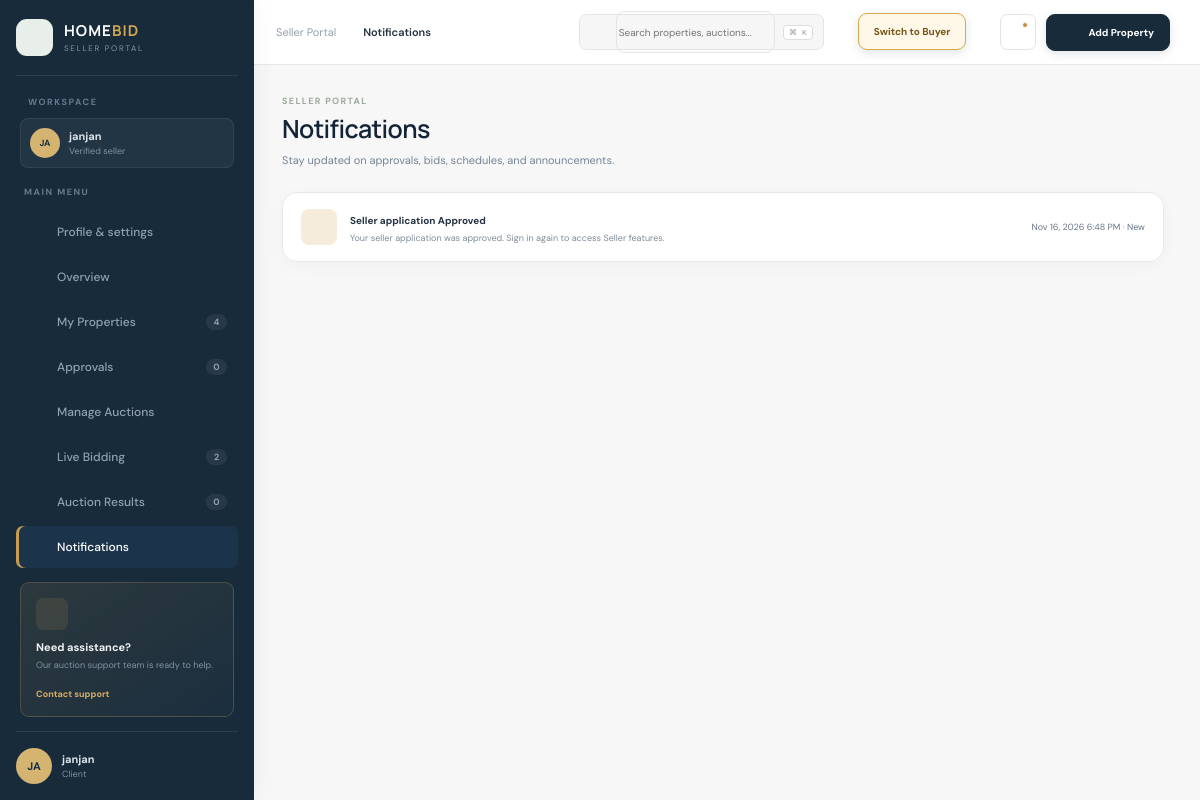
/client/dashboard.php?page=notifications (signed in), run on an earlier commit of the app's database.
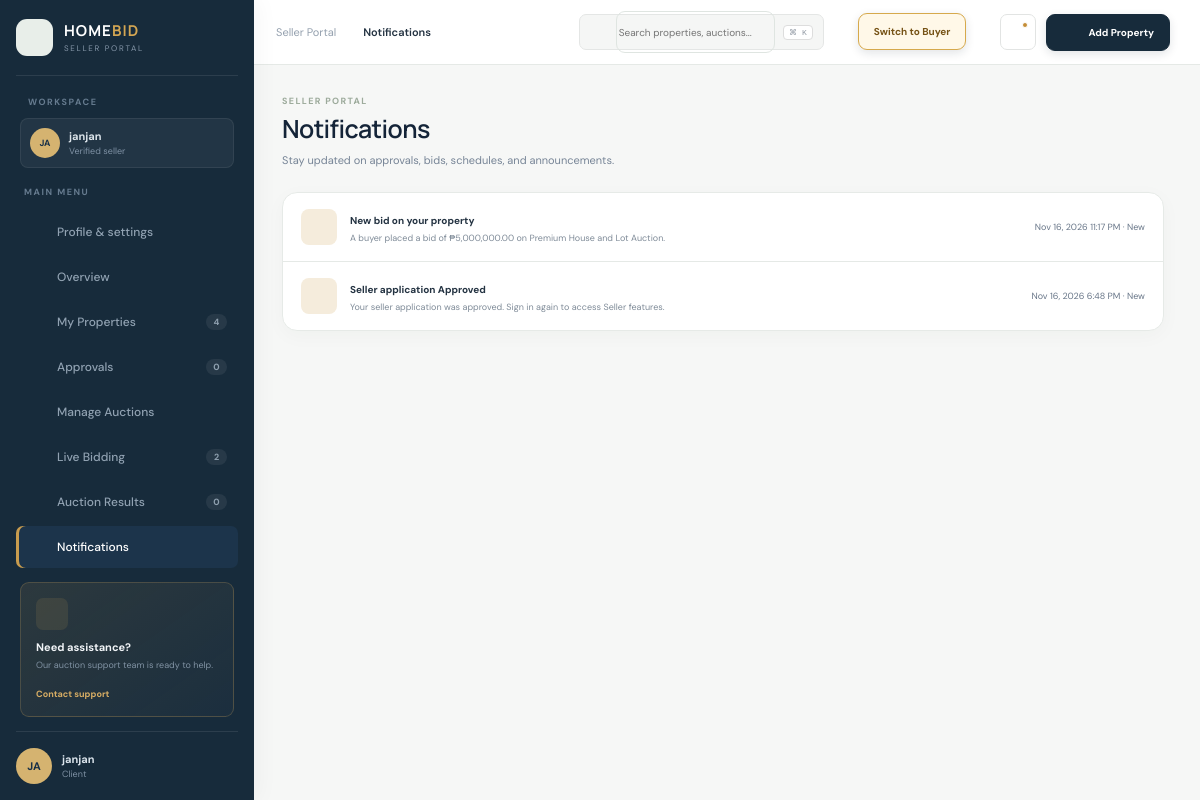
And on a later commit of the database.
### tables this page shows
CREATE TABLE `notifications` (
  `id` int(11) NOT NULL,
  `user_id` int(11) NOT NULL,
  `title` varchar(255) NOT NULL,
  `message` text NOT NULL,
  `is_read` tinyint(1) NOT NULL DEFAULT 0,
  `related_entity` varchar(50) DEFAULT NULL,
  `related_id` int(11) DEFAULT NULL,
  `created_at` timestamp NOT NULL DEFAULT current_timestamp()
);

### client/dashboard.php (the view, shortened to what the changed rows need)
<?php
require_once __DIR__.'/../config/auth.php'; $userId=require_roles(['Buyer','Client','Staff','Administrator']); require_once __DIR__.'/../config/db.php';
$page=$_GET['page']??'overview'; $pages=['overview','properties','approvals','auctions','live','results','notifications']; if(!in_array($page,$pages,true))$page='overview'; $notice=$error='';
$q = hb_query($conn, "SELECT COUNT(*) total,SUM(is_approved=0) pending,SUM(is_approved=1) approved,SUM(status='Sold') sold,SUM(status='Rejected') rejected FROM properties WHERE user_id=?", [$userId]);$stats=hb_fetch_one($q)?:[];foreach(['total','pending','approved','sold','rejected'] as $k)$stats[$k]=(int)($stats[$k]??0);
$q = hb_query($conn, 'SELECT p.*,(SELECT COUNT(*) FROM bids b WHERE b.property_id=p.id) bid_count FROM properties p WHERE p.user_id=? ORDER BY p.created_at DESC', [$userId]);$properties=hb_fetch_all($q);
$q = hb_query($conn, 'SELECT a.*,p.title,p.location,(SELECT COUNT(*) FROM bids b WHERE b.property_id=p.id) bid_count FROM auctions a JOIN properties p ON p.id=a.property_id WHERE p.user_id=? ORDER BY a.created_at DESC', [$userId]);$auctions=hb_fetch_all($q);
$q = hb_query($conn, 'SELECT n.id,n.title,n.message,n.is_read,n.created_at FROM notifications n WHERE n.user_id=? ORDER BY n.created_at DESC LIMIT 50', [$userId]);$notifications=hb_fetch_all($q);
$q = hb_query($conn, 'SELECT username,role FROM users WHERE id=?', [$userId]);$account=hb_fetch_one($q)?:['username'=>'Seller','role'=>'Buyer'];$initials=strtoupper(substr($account['username'],0,2));
$active=array_values(array_filter($auctions,fn($a)=>strtolower((string)$a['status'])==='active'));$featured=$active[0]??($auctions[0]??null);$bidTotal=array_sum(array_column($properties,'bid_count'));$highest=(float)($featured['current_bid']??$featured['starting_bid']??0);
function e($v){return htmlspecialchars((string)$v,ENT_QUOTES,'UTF-8');}function peso($v){return '₱'.number_format((float)$v,2);}function ico($n,$s=18){$p=['grid'=>'<rect x="3" y="3" width="7" height="7" rx="2"/><rect x="14" y="3" width="7" height="7" rx="2"/><rect x="3" y="14" width="7" height="7" rx="2"/><rect x="14" y="14" width="7" height="7" rx="2"/>','home'=>'<path d="m3 11 9-7 9 7M5 10v10h14V10M9 20v-6h6v6"/>','check'=>'<path d="m20 6-11 11-5-5"/><circle cx="12" cy="12" r="9"/>','gavel'=>'<path d="m14 5 5 5M11 8l5 5M6 13l5 5M3 21h11M13 4l-8 8 6 6 8-8"/>','pulse'=>'<path d="M3 12h4l3-6 4 12 3-6h4"/><circle cx="12" cy="12" r="9"/>','trophy'=>'<path d="M8 4h8v5a4 4 0 0 1-8 0V4ZM10 13v4m4-4v4M7 20h10M8 6H4v2a4 4 0 0 0 4 4M16 6h4v2a4 4 0 0 1-4 4"/>','bell'=>'<path d="M18 8a6 6 0 0 0-12 0c0 7-3 7-3 9h18c0-2-3-2-3-9M10 21h4"/>','plus'=>'<path d="M12 5v14M5 12h14"/>','search'=>'<circle cx="11" cy="11" r="7"/><path d="m20 20-4-4"/>','chevron'=>'<path d="m9 18 6-6-6-6"/>','arrow'=>'<path d="M5 12h14m-5-5 5 5-5 5"/>','building'=>'<path d="M4 21V7l8-4 8 4v14M8 10h2m4 0h2M8 14h2m4 0h2M9 21v-3h6v3"/>','clock'=>'<circle cx="12" cy="12" r="9"/><path d="M12 7v5l3 2"/>','users'=>'<path d="M16 21v-2a4 4 0 0 0-4-4H6a4 4 0 0 0-4 4v2M9 11a4 4 0 1 0 0-8M22 21v-2a4 4 0 0 0-3-4"/>','trend'=>'<path d="m3 17 6-6 4 4 8-9m-6 0h6v6"/>','shield'=>'<path d="m12 3-8 3v5c0 5 3.5 8.5 8 10 4.5-1.5 8-5 8-10V6l-8-3Z"/><path d="m9 12 2 2 4-4"/>','menu'=>'<path d="M4 7h16M4 12h16M4 17h16"/>','x'=>'<path d="m6 6 12 12M18 6 6 18"/>','file'=>'<path d="M6 3h8l4 4v14H6zM14 3v5h5M9 13h6m-6 4h6"/>','dots'=>'<circle cx="5" cy="12" r="1"/><circle cx="12" cy="12" r="1"/><circle cx="19" cy="12" r="1"/>'];return '<svg width="'.$s.'" height="'.$s.'" viewBox="0 0 24 24" fill="none" stroke="currentColor" stroke-width="1.8" stroke-linecap="round" stroke-linejoin="round">'.($p[$n]??$p['file']).'</svg>';}
$nav=[['overview','Overview','grid',''],['properties','My Properties','home',$stats['total']],['approvals','Approvals','check',$stats['pending']],['auctions','Manage Auctions','gavel',''],['live','Live Bidding','pulse',count($active)],['results','Auction Results','trophy',$stats['sold']],['notifications','Notifications','bell','']];
?>
<!doctype html>
<html lang="en">
<head>
    <link rel="stylesheet" href="styles.css?v=minimal-20261117">
</head>
<body>
    <div class="app-shell">
        <aside class="sidebar" id="sidebar">
                <div class="brand-mark"><?=ico('building',21)?></div>
            <nav><small class="nav-label">MAIN MENU</small><a href="profile.php"><?=ico('home')?><span>Profile &amp; settings</span><?=ico('chevron',14)?></a><?php foreach($nav as [$id,$label,$icon,$count]):?><a
                    class="<?=$page===$id?'active':''?>"
                    href="?page=<?=$id?>"><?=ico($icon)?><span><?=e($label)?></span><?php if($count!==''):?><b><?=e($count)?></b><?php endif;?></a><?php endforeach;?>
            </nav>
        </aside>
        <main>
            <div class="content">
                <?php if($page==='overview'):?><section class="welcome">
                    <div>
                        <p><?=strtoupper(date('l, d F'))?></p>
                        <h1>Good morning, <?=e($account['username'])?>.</h1><span>Here’s what’s happening across your
                            property portfolio today.</span>
                    </div>
                    <div class="welcome-actions"><a class="secondary" href="?page=results"><?=ico('file')?> Export
                            report</a><button class="primary" onclick="openAddChoice()"><?=ico('plus')?> Submit
                            property</button></div>
                </section>
                <section class="stats-grid">
                    <?php $cards=[['Total Properties',$stats['total'],'Your submitted listings','building','navy'],['Pending Approval',$stats['pending'],'Awaiting administrator review','clock','amber'],['Approved',$stats['approved'],'Approved property listings','check','green'],['Ongoing Biddings',count($active),$bidTotal.' total bids','pulse','blue'],['Completed',$stats['sold'],'Successfully completed','trophy','purple'],['Rejected',$stats['rejected'],'Review administrator feedback','x','red']];foreach($cards as [$l,$v,$n,$i,$t]):?>
                    <article class="stat-card">
                        <div class="stat-icon <?=$t?>"><?=ico($i)?></div>
                        <div class="stat-top"><span><?=e($l)?></span><?=ico('dots')?></div>
                        <strong><?=e($v)?></strong><small><?=e($n)?></small>
                    </article><?php endforeach;?></section>
                <section class="dashboard-grid">
                    <article class="panel portfolio">
                        <div class="panel-head">
                            <div>
                                <h2>Portfolio overview</h2>
                                <p>Submission and auction performance</p>
                            </div><select>
                                <option>All time</option>
                            </select>
                        </div>
                        <div class="chart-metrics"><span><i class="gold"></i>Auction
                                value<strong><?=peso(array_sum(array_map(fn($a)=>(float)($a['current_bid']??$a['starting_bid']??0),$auctions)))?></strong></span><span><i></i>Properties
                                sold<strong><?=$stats['sold']?></strong></span>
                            <div><b><?=$stats['total']?round($stats['approved']/$stats['total']*100):0?>%</b> approval
                                rate</div>
                        </div>
                        <div class="chart">
                            <div class="y-labels">
                                <span>₱800k</span><span>₱600k</span><span>₱400k</span><span>₱200k</span><span>₱0</span>
                            </div>
                            <div class="chart-area">
                                <div class="grid-lines"><i></i><i></i><i></i><i></i><i></i></div><svg
                                    viewBox="0 0 640 190" preserveAspectRatio="none">
                                    <defs>
                                        <linearGradient id="area" x1="0" y1="0" x2="0" y2="1">
                                            <stop offset="0" stop-color="#bd934d" stop-opacity=".22" />
                                            <stop offset="1" stop-color="#bd934d" stop-opacity="0" />
                                        </linearGradient>
                                    </defs>
                                    <path
                                        d="M0 154 C70 139 85 100 130 111 S210 146 260 89 S340 42 390 72 S480 108 520 51 S595 20 640 36 L640 190 L0 190Z"
                                        fill="url(#area)" />
                                    <path
                                        d="M0 154 C70 139 85 100 130 111 S210 146 260 89 S340 42 390 72 S480 108 520 51 S595 20 640 36"
                                        fill="none" stroke="#b78c43" stroke-width="3" />
                                </svg>
                                <div class="x-labels">
                                    <span>Jan</span><span>Feb</span><span>Mar</span><span>Apr</span><span>May</span><span>Jun</span>
                                </div>
                            </div>
                        </div>
                    </article>
                    <article class="panel live-card">
                        <div class="panel-head">
                            <div><span class="live-label"><i></i> LIVE AUCTION</span>
                                <h2><?=e($featured['title']??'No active auction yet')?></h2>
                                <p><?=$featured?'Auction status: '.e($featured['status']):'An approved property can be scheduled for auction.'?>
                                </p>
                            </div><a class="icon-button" href="?page=live"><?=ico('arrow')?></a>
                        </div>
                        <div class="bid-amount"><span>CURRENT HIGHEST
                                BID</span><strong><?=peso($highest)?></strong><small><?=ico('trend',14)?> <?=$bidTotal?>
                                bids recorded for your properties</small></div>
                        <div class="bid-stats"><span><?=ico('users')?><b><?=$bidTotal?></b><small>Total
                                    bids</small></span><span><?=ico('gavel')?><b><?=count($auctions)?></b><small>Auctions</small></span><span><?=ico('clock')?><b><?=count($active)?></b><small>Active
                                    now</small></span></div><a class="dark-button" href="?page=live">Monitor live
                            bidding <?=ico('arrow')?></a>
                    </article>
                </section>
                <section class="bottom-grid">
                    <article class="panel">
                        <div class="panel-head">
                            <div>
                                <h2>Recent properties</h2>
                                <p>Your latest property submissions</p>
                            </div><a class="text-button" href="?page=properties">View all <?=ico('arrow',14)?></a>
                        </div>
                        <div class="table-wrap">
                            <table>
                                <thead>
                                    <tr>
                                        <th>PROPERTY</th>
                                        <th>STARTING BID</th>
                                        <th>STATUS</th>
                                        <th>UPDATED</th>
                                        <th></th>
                                    </tr>
                                </thead>
                                <tbody><?php if(!$properties):?><tr>
                                        <td colspan="5" class="empty-row">No properties submitted yet.</td>
                                    </tr><?php endif;?><?php foreach(array_slice($properties,0,4) as $p):?><tr>
                                        <td>
                                            <div class="property-cell">
                                                <div class="list-icon"><?=ico('home')?></div>
                                                <span><strong><?=e($p['title'])?></strong><small><?=e($p['location'])?></small></span>
                                            </div>
                                        </td>
                                        <td><strong><?=peso($p['price'])?></strong></td>
                                        <td><?=badge(!empty($p['is_approved'])?'Approved':(strtolower($p['status'])==='rejected'?'Rejected':'Pending'))?>
                                        </td>
                                        <td><?=e(date('M j, Y',strtotime($p['created_at'])))?></td>
                                        <td><a class="row-button" href="?page=properties"><?=ico('chevron')?></a></td>
                                    </tr><?php endforeach;?></tbody>
                            </table>
                        </div>
                    </article>
                    <article class="panel activity">
                        <div class="panel-head">
                            <div>
                                <h2>Recent activity</h2>
                                <p>Latest portfolio updates</p>
                            </div><?=ico('dots')?>
                        </div><?php foreach(array_slice($properties,0,4) as $p):?><div class="activity-item">
                            <div class="activity-icon <?=!empty($p['is_approved'])?'green':'amber'?>">
                                <?=ico(!empty($p['is_approved'])?'check':'file')?></div>
                            <span><strong><?=!empty($p['is_approved'])?'Approval received':'Property submitted'?></strong>
                                <p><?=e($p['title'])?></p>
                                <small><?=e(date('M j, Y',strtotime($p['created_at'])))?></small>
                            </span>
                        </div><?php endforeach;?><?php if(!$properties):?><div class="simple-empty">Your latest
                            portfolio updates will appear here.</div><?php endif;?>
                    </article>
                </section>
                <div class="admin-notice">
                    <div><?=ico('shield')?></div><span><strong>Administrator announcement</strong>
                        <p>Only approved properties can be scheduled or published for bidding.</p>
                    </span><a href="?page=approvals">View details</a>
                </div>
                <?php else:?><section class="page-section">
                    <div class="page-title">
                        <div>
                            <h1>Notifications</h1>
                        </div>
                    </div>
                    <article class="panel list-page"><?php foreach($notifications as $notification):?><div class="list-row">
                            <div class="list-icon"><?=ico('bell')?></div>
                            <span><strong><?=e($notification['title'])?></strong>
                                <p><?=e($notification['message'])?></p>
                            </span><small><?=e(date('M j, Y g:i A',strtotime($notification['created_at'])))?><?=empty($notification['is_read'])?' · New':''?></small>
                        </div><?php endforeach;?><?php if(!$notifications):?><div class="simple-empty">You are all caught
                            up. New bids, purchases, and account updates will appear here.</div><?php endif;?></article>
                </section><?php endif;?>
            </div>
        </main>
    </div>
</body>
</html>

What changed in the data, as far as the page shows it:
added notifications: title "New bid on your property", message "A buyer placed a bid of ₱5,000,000.00 on Premium House and Lot Auction.", created_at "Nov 16, 2026 11:17 PM", is_read "· New"
